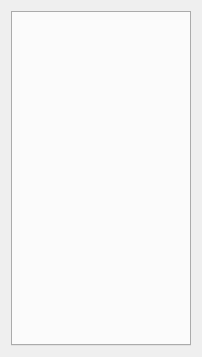
<?xml version="1.0" encoding="UTF-8"?>
<ui version="4.0">
 <class>GvvQEditorWidget</class>
 <widget class="QWidget" name="GvvQEditorWidget">
  <property name="geometry">
   <rect>
    <x>0</x>
    <y>0</y>
    <width>202</width>
    <height>357</height>
   </rect>
  </property>
  <property name="windowTitle">
   <string>Form</string>
  </property>
  <layout class="QVBoxLayout" name="verticalLayout_3">
   <item>
    <widget class="QTabWidget" name="tabWidget">
     <property name="tabShape">
      <enum>QTabWidget::Rounded</enum>
     </property>
     <property name="currentIndex">
      <number>-1</number>
     </property>
    </widget>
   </item>
  </layout>
 </widget>
 <resources>
  <include location="resources.qrc"/>
 </resources>
 <connections/>
</ui>
